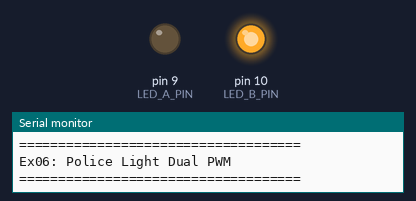
A sketch run on a simulated Arduino Uno, built with avr-gcc and run on an emulated ATmega328P. Shown: output pins drawn as LEDs (lit = HIGH), the last lines printed to the serial monitor.

Above: at 0.1 s.
At 0.6 s:
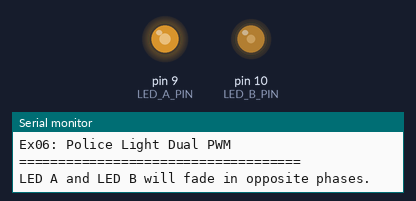
At 0.95 s:
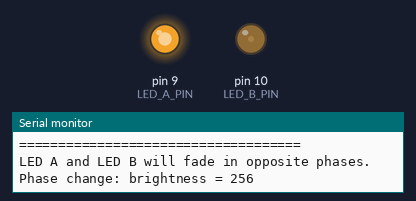
At 1.45 s:
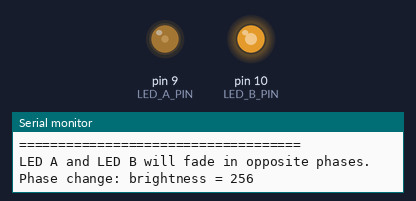
Timing chart, 0 to 3.6 s (numbered marks = the images above):
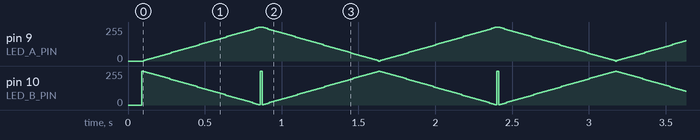

The sketch:

police_light.ino
```cpp
// Ex06 - 警车双闪灯效（双通道 PWM）
// 说明：两个 LED 亮度呈反相变化，过渡柔和。

const int LED_A_PIN = 9;   // PWM 通道 A
const int LED_B_PIN = 10;  // PWM 通道 B

int brightness = 0;
int fadeAmount = 4;

void setup() {
  pinMode(LED_A_PIN, OUTPUT);
  pinMode(LED_B_PIN, OUTPUT);
  Serial.begin(9600);

  Serial.println("====================================");
  Serial.println("Ex06: Police Light Dual PWM");
  Serial.println("====================================");
  Serial.println("LED A and LED B will fade in opposite phases.");
}

void loop() {
  analogWrite(LED_A_PIN, brightness);
  analogWrite(LED_B_PIN, 255 - brightness);

  brightness += fadeAmount;
  if (brightness <= 0 || brightness >= 255) {
    fadeAmount = -fadeAmount;
    Serial.print("Phase change: brightness = ");
    Serial.println(brightness);
  }

  delay(12);
}
```

Measured:
- by itself, pin 10 (LED_B_PIN): moves between 3/255 and 255/255, repeating every 1.5 s
